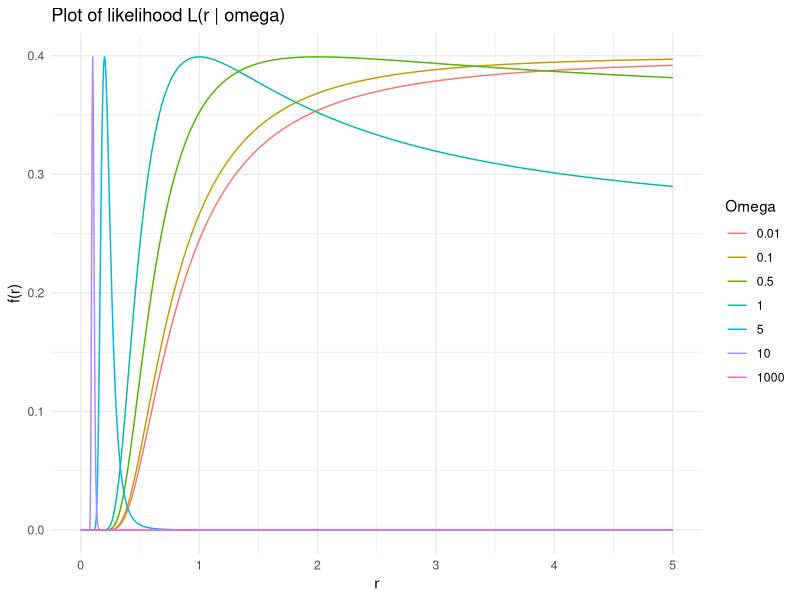
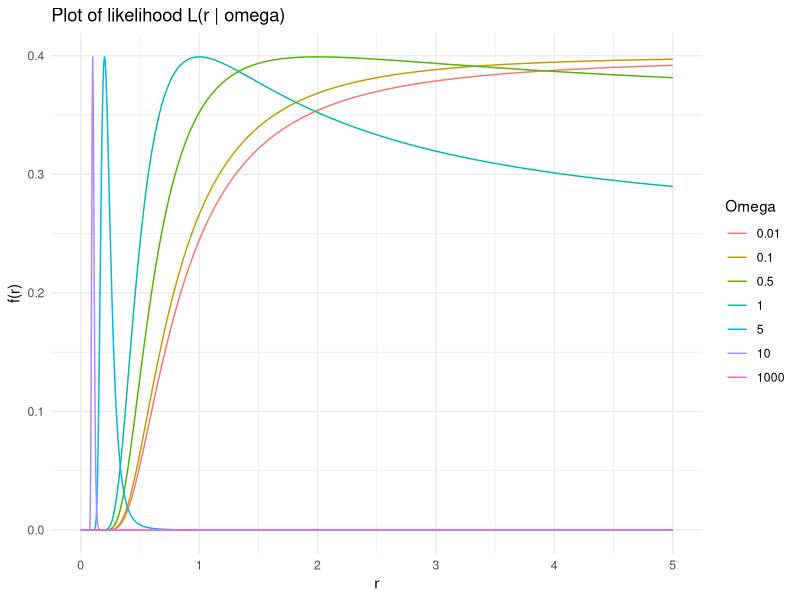

Here is the R script that generated these plots, in order:
# Required packages
library(ggplot2)
library(purrr)
library(dplyr)

# Function definition
f <- function(r, omega) {
  1/sqrt(2*pi)*exp(-1/2*(1/r^2 - 2*omega/r + omega^2))
}

# Vector of r values
r <- seq(1e-15, 5, length.out = 1000) 

# Vector of omega values
omegas <- c(0.01, 0.1, 0.5, 1, 5, 10, 1e3)

# Generate data frame with all combinations of r and omega
df <- expand.grid(r = r, omega = omegas) %>% 
  mutate(y = map2_dbl(r, omega, f)) # apply function f to each pair of r and omega

# Plot
(plt.likelihood <- ggplot(df, aes(x = r, y = y, colour = as.factor(omega))) + 
  geom_line() + 
  labs(x = "r", y = "f(r)", colour = "Omega") +
  theme_minimal() +
  ggtitle("Plot of likelihood L(r | omega)"))

ggsave("likelihood_plot.pdf",plt.likelihood, width = 7)
